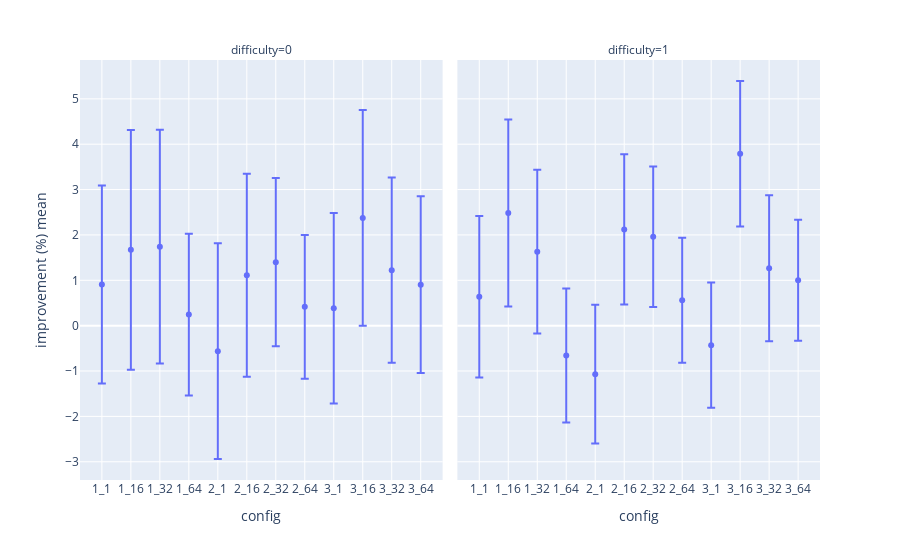
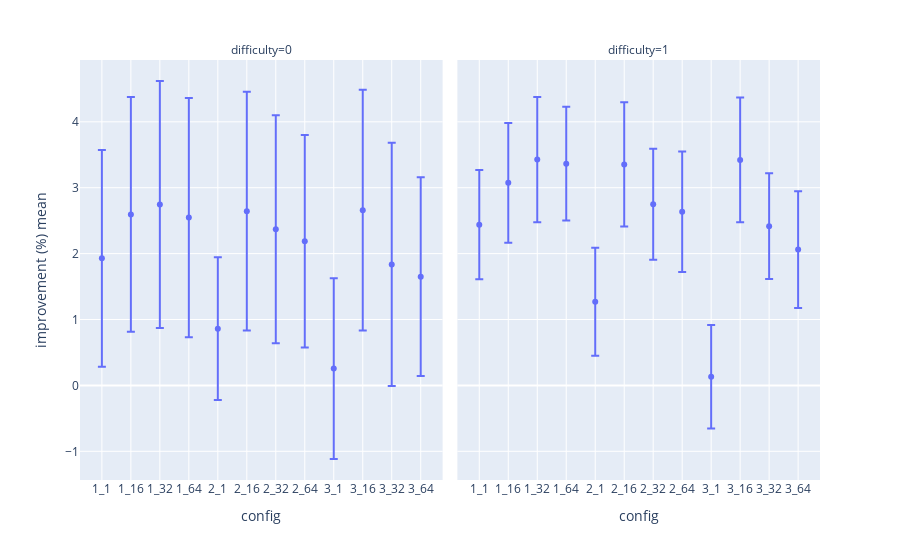
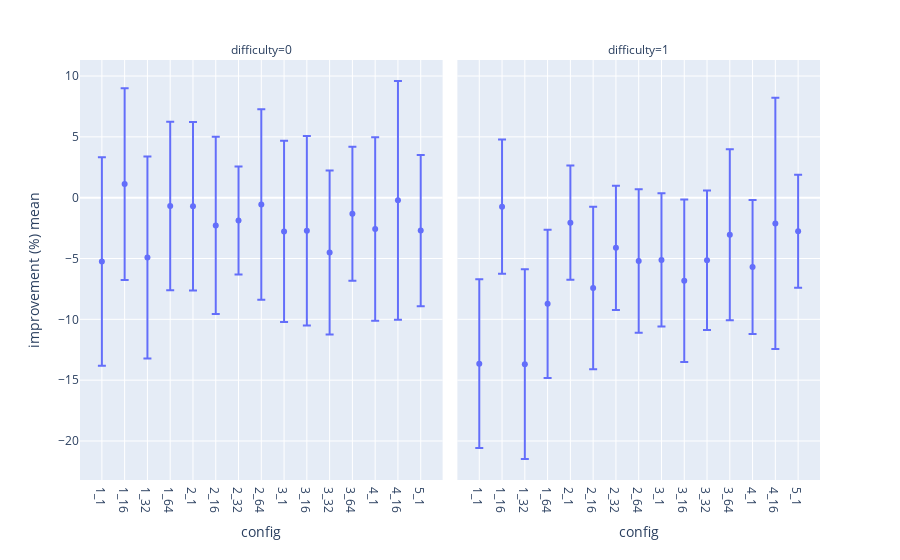

The notebook cell saved with these charts, in order:
### Markdown cell above
# Quantified improvements

### Code cell
quantify_performance(choices=choices, layers=layers, dimensions=dimensions)

### Figure 1 — Plotly figure (JSON) as saved in the notebook; plotly's stock layout.template omitted (floating-point values rounded to 4 significant figures)
{"data": [{"error_y": {"array": [2.182, 2.642, 2.576, 1.783, 2.377, 2.236, 1.854, 1.586, 2.1, 2.378, 2.044, 1.949]}, "hovertemplate": "difficulty=0<br>config=%{x}<br>improvement (%) mean=%{y}<extra></extra>", "legendgroup": "", "marker": {"color": "#636efa", "symbol": "circle"}, "mode": "markers", "name": "", "orientation": "v", "showlegend": false, "type": "scatter", "x": ["1_1", "1_16", "1_32", "1_64", "2_1", "2_16", "2_32", "2_64", "3_1", "3_16", "3_32", "3_64"], "xaxis": "x", "y": [0.9084, 1.671, 1.742, 0.2453, -0.5617, 1.111, 1.4, 0.4153, 0.3829, 2.376, 1.224, 0.9033], "yaxis": "y"}, {"error_y": {"array": [1.778, 2.06, 1.805, 1.476, 1.53, 1.656, 1.548, 1.376, 1.381, 1.602, 1.608, 1.335]}, "hovertemplate": "difficulty=1<br>config=%{x}<br>improvement (%) mean=%{y}<extra></extra>", "legendgroup": "", "marker": {"color": "#636efa", "symbol": "circle"}, "mode": "markers", "name": "", "orientation": "v", "showlegend": false, "type": "scatter", "x": ["1_1", "1_16", "1_32", "1_64", "2_1", "2_16", "2_32", "2_64", "3_1", "3_16", "3_32", "3_64"], "xaxis": "x2", "y": [0.6372, 2.484, 1.631, -0.6589, -1.069, 2.122, 1.958, 0.5601, -0.4294, 3.791, 1.265, 1.002], "yaxis": "y2"}], "layout": {"annotations": [{"font": {}, "showarrow": false, "text": "difficulty=0", "x": 0.245, "xanchor": "center", "xref": "paper", "y": 1, "yanchor": "bottom", "yref": "paper"}, {"font": {}, "showarrow": false, "text": "difficulty=1", "x": 0.755, "xanchor": "center", "xref": "paper", "y": 1, "yanchor": "bottom", "yref": "paper"}], "legend": {"tracegroupgap": 0}, "margin": {"t": 60}, "xaxis": {"anchor": "y", "domain": [0, 0.49], "title": {"text": "config"}}, "xaxis2": {"anchor": "y2", "domain": [0.51, 1], "matches": "x", "title": {"text": "config"}}, "yaxis": {"anchor": "x", "domain": [0, 1], "title": {"text": "improvement (%) mean"}}, "yaxis2": {"anchor": "x2", "domain": [0, 1], "matches": "y", "showticklabels": false}}}

### Figure 2 — Plotly figure (JSON) as saved in the notebook; plotly's stock layout.template omitted (floating-point values rounded to 4 significant figures)
{"data": [{"error_y": {"array": [1.645, 1.78, 1.873, 1.814, 1.082, 1.812, 1.73, 1.612, 1.372, 1.827, 1.845, 1.507]}, "hovertemplate": "difficulty=0<br>config=%{x}<br>improvement (%) mean=%{y}<extra></extra>", "legendgroup": "", "marker": {"color": "#636efa", "symbol": "circle"}, "mode": "markers", "name": "", "orientation": "v", "showlegend": false, "type": "scatter", "x": ["1_1", "1_16", "1_32", "1_64", "2_1", "2_16", "2_32", "2_64", "3_1", "3_16", "3_32", "3_64"], "xaxis": "x", "y": [1.929, 2.595, 2.746, 2.546, 0.8608, 2.644, 2.369, 2.189, 0.2556, 2.659, 1.835, 1.651], "yaxis": "y"}, {"error_y": {"array": [0.8299, 0.9083, 0.9497, 0.8624, 0.8188, 0.9421, 0.843, 0.9134, 0.7847, 0.9472, 0.802, 0.8862]}, "hovertemplate": "difficulty=1<br>config=%{x}<br>improvement (%) mean=%{y}<extra></extra>", "legendgroup": "", "marker": {"color": "#636efa", "symbol": "circle"}, "mode": "markers", "name": "", "orientation": "v", "showlegend": false, "type": "scatter", "x": ["1_1", "1_16", "1_32", "1_64", "2_1", "2_16", "2_32", "2_64", "3_1", "3_16", "3_32", "3_64"], "xaxis": "x2", "y": [2.439, 3.075, 3.427, 3.365, 1.269, 3.353, 2.75, 2.636, 0.1303, 3.422, 2.417, 2.061], "yaxis": "y2"}], "layout": {"annotations": [{"font": {}, "showarrow": false, "text": "difficulty=0", "x": 0.245, "xanchor": "center", "xref": "paper", "y": 1, "yanchor": "bottom", "yref": "paper"}, {"font": {}, "showarrow": false, "text": "difficulty=1", "x": 0.755, "xanchor": "center", "xref": "paper", "y": 1, "yanchor": "bottom", "yref": "paper"}], "legend": {"tracegroupgap": 0}, "margin": {"t": 60}, "xaxis": {"anchor": "y", "domain": [0, 0.49], "title": {"text": "config"}}, "xaxis2": {"anchor": "y2", "domain": [0.51, 1], "matches": "x", "title": {"text": "config"}}, "yaxis": {"anchor": "x", "domain": [0, 1], "title": {"text": "improvement (%) mean"}}, "yaxis2": {"anchor": "x2", "domain": [0, 1], "matches": "y", "showticklabels": false}}}

### Figure 3 — Plotly figure (JSON) as saved in the notebook; plotly's stock layout.template omitted (floating-point values rounded to 4 significant figures)
{"data": [{"error_y": {"array": [8.571, 7.874, 8.299, 6.929, 6.927, 7.287, 4.433, 7.823, 7.445, 7.791, 6.739, 5.508, 7.537, 9.807, 6.216]}, "hovertemplate": "difficulty=0<br>config=%{x}<br>improvement (%) mean=%{y}<extra></extra>", "legendgroup": "", "marker": {"color": "#636efa", "symbol": "circle"}, "mode": "markers", "name": "", "orientation": "v", "showlegend": false, "type": "scatter", "x": ["1_1", "1_16", "1_32", "1_64", "2_1", "2_16", "2_32", "2_64", "3_1", "3_16", "3_32", "3_64", "4_1", "4_16", "5_1"], "xaxis": "x", "y": [-5.252, 1.113, -4.922, -0.6854, -0.7076, -2.283, -1.88, -0.5666, -2.776, -2.719, -4.5, -1.314, -2.577, -0.2188, -2.709], "yaxis": "y"}, {"error_y": {"array": [6.931, 5.51, 7.795, 6.087, 4.69, 6.675, 5.1, 5.898, 5.47, 6.68, 5.728, 7.027, 5.502, 10.32, 4.638]}, "hovertemplate": "difficulty=1<br>config=%{x}<br>improvement (%) mean=%{y}<extra></extra>", "legendgroup": "", "marker": {"color": "#636efa", "symbol": "circle"}, "mode": "markers", "name": "", "orientation": "v", "showlegend": false, "type": "scatter", "x": ["1_1", "1_16", "1_32", "1_64", "2_1", "2_16", "2_32", "2_64", "3_1", "3_16", "3_32", "3_64", "4_1", "4_16", "5_1"], "xaxis": "x2", "y": [-13.65, -0.738, -13.68, -8.726, -2.056, -7.418, -4.124, -5.213, -5.118, -6.83, -5.148, -3.042, -5.7, -2.12, -2.758], "yaxis": "y2"}], "layout": {"annotations": [{"font": {}, "showarrow": false, "text": "difficulty=0", "x": 0.245, "xanchor": "center", "xref": "paper", "y": 1, "yanchor": "bottom", "yref": "paper"}, {"font": {}, "showarrow": false, "text": "difficulty=1", "x": 0.755, "xanchor": "center", "xref": "paper", "y": 1, "yanchor": "bottom", "yref": "paper"}], "legend": {"tracegroupgap": 0}, "margin": {"t": 60}, "xaxis": {"anchor": "y", "domain": [0, 0.49], "title": {"text": "config"}}, "xaxis2": {"anchor": "y2", "domain": [0.51, 1], "matches": "x", "title": {"text": "config"}}, "yaxis": {"anchor": "x", "domain": [0, 1], "title": {"text": "improvement (%) mean"}}, "yaxis2": {"anchor": "x2", "domain": [0, 1], "matches": "y", "showticklabels": false}}}
